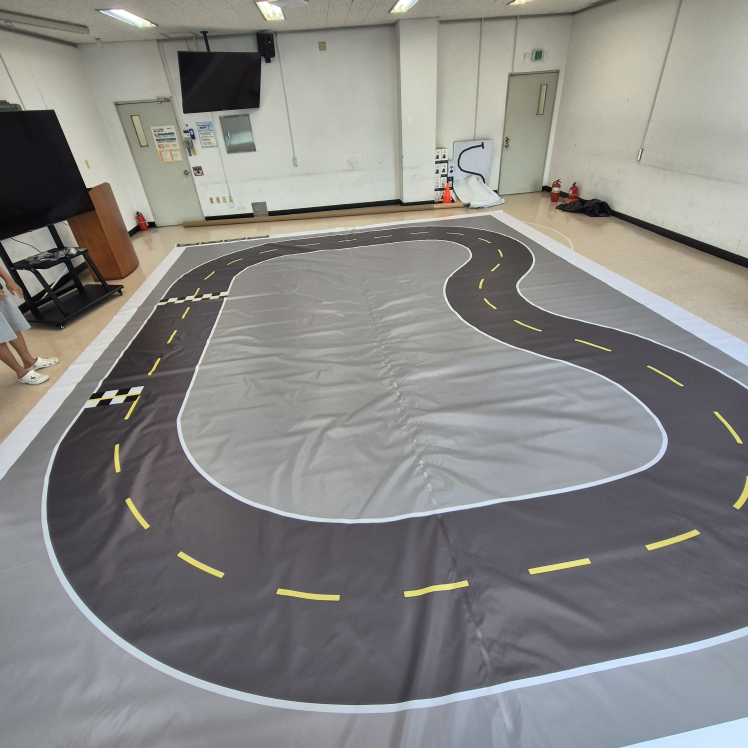
#> input picture test_track/KakaoTalk_20260902_120538606.jpg, 2992 x 2992 px (shown at 1/4 size)
$ python -i checkerboard_detector.py   (imports and definitions only)
#> lines starting #> are read from the running program, lines starting #| are printed output that depends on the picture
#> further down, picture is the input picture: shape (2992, 2992, 3); mean B, G, R 133, 135.1, 135.8
"""Optional checkerboard detector kept for future course use.

The integrated drive disables this detector by default so traffic-light
processing is not delayed.  The implementation remains importable for the
offline viewer and for a later checkerboard mission.
"""

from __future__ import annotations

from dataclasses import dataclass
from typing import Protocol, Sequence

import cv2
import numpy as np


@dataclass(frozen=True)
class CheckerboardDetection:
    detected: bool = False
    confidence: float = 0.0
    bbox: tuple[int, int, int, int] | None = None


class CheckerboardRoi(Protocol):
    """The ROI surface needed by :class:`CheckerboardDetector`."""

    def bounds(self, frame_shape: Sequence[int]) -> tuple[int, int, int, int]: ...


class CheckerboardDetector:
    """Detect the 4-by-2 alternating board placed below the traffic light."""

    def __init__(self, roi: CheckerboardRoi | None = None) -> None:
        self.roi = roi
        self.last_debug: dict[str, object] = {}

    @staticmethod
    def _sample_cell(
        gray: np.ndarray,
        point: np.ndarray,
        radius: float,
    ) -> float:
        del radius  # The image is already blurred over a 3-by-3 neighborhood.
        height, width = gray.shape
        x = int(np.clip(round(float(point[0])), 0, width - 1))
        y = int(np.clip(round(float(point[1])), 0, height - 1))
        return float(gray[y, x])

    @classmethod
    def _score_triplet(
        cls,
        gray: np.ndarray,
        points: tuple[np.ndarray, np.ndarray, np.ndarray],
    ) -> tuple[float, tuple[int, int, int, int]] | None:
        first, second, third = points
        horizontal = 0.5 * ((second - first) + (third - second))
        spacing = float(np.linalg.norm(horizontal))
        if spacing < 4.0:
            return None
        horizontal /= spacing
        vertical = np.asarray((-horizontal[1], horizontal[0]), dtype=np.float32)
        if vertical[1] < 0.0:
            vertical *= -1.0

        best: tuple[float, float, float, list[float], list[float]] | None = None
        cell_centers = tuple(first + (column - 0.5) * spacing * horizontal for column in range(4))
        sample_radius = max(1.5, 0.055 * spacing)
        for upper_fraction in (0.12, 0.20, 0.29):
            for lower_fraction in (0.14, 0.24, 0.35):
                upper = [
                    cls._sample_cell(
                        gray, center - upper_fraction * spacing * vertical, sample_radius
                    )
                    for center in cell_centers
                ]
                lower = [
                    cls._sample_cell(
                        gray, center + lower_fraction * spacing * vertical, sample_radius
                    )
                    for center in cell_centers
                ]
                parity_a = np.asarray((upper[0], upper[2], lower[1], lower[3]))
                parity_b = np.asarray((upper[1], upper[3], lower[0], lower[2]))
                contrast = float(abs(parity_a.mean() - parity_b.mean()))
                bright = parity_a if parity_a.mean() > parity_b.mean() else parity_b
                dark = parity_b if parity_a.mean() > parity_b.mean() else parity_a
                if contrast < 38.0 or float(bright.mean()) < 145.0:
                    continue
                # Each of the eight samples must broadly agree with its color;
                # this is what separates the board from lane-line reflections.
                bright_failures = int(np.count_nonzero(bright < float(bright.mean()) - 48.0))
                dark_failures = int(np.count_nonzero(dark > float(dark.mean()) + 48.0))
                if bright_failures + dark_failures > 1:
                    continue
                consistency = float(np.std(bright) + np.std(dark))
                score = contrast / 70.0 + max(0.0, 1.0 - consistency / 105.0)
                if best is None or score > best[0]:
                    best = (score, upper_fraction, lower_fraction, upper, lower)
        if best is None:
            return None

        score, upper_fraction, lower_fraction, _, _ = best
        outer_first = first - spacing * horizontal
        outer_last = third + spacing * horizontal
        polygon = np.asarray(
            (
                outer_first - upper_fraction * spacing * vertical,
                outer_last - upper_fraction * spacing * vertical,
                outer_last + lower_fraction * spacing * vertical,
                outer_first + lower_fraction * spacing * vertical,
            ),
            dtype=np.float32,
        )
        x, y, width, height = cv2.boundingRect(polygon)
        return score, (int(x), int(y), int(width), int(height))

    def detect(self, frame_bgr: np.ndarray) -> CheckerboardDetection:
        if frame_bgr is None or frame_bgr.size == 0:
            return CheckerboardDetection()
        if self.roi is not None:
            x0, y0, x1, y1 = self.roi.bounds(frame_bgr.shape)
            # The board is mounted near the light.  Cap its structural search
            # at 70 percent image height so the newly included lower band does
            # not turn the floor checker pattern into a candidate.
            checker_y1 = min(y1, max(y0 + 1, int(round(0.70 * frame_bgr.shape[0]))))
            roi_frame = frame_bgr[y0:checker_y1, x0:x1]
            detection = self._detect_frame(roi_frame)
            bbox = detection.bbox
            if bbox is not None:
                bbox = (bbox[0] + x0, bbox[1] + y0, bbox[2], bbox[3])
            return CheckerboardDetection(
                detected=detection.detected,
                confidence=detection.confidence,
                bbox=bbox,
            )
        return self._detect_frame(frame_bgr)

    def _detect_frame(self, frame_bgr: np.ndarray) -> CheckerboardDetection:
        _, original_width = frame_bgr.shape[:2]
#> original_width = 2992
        processing_scale = min(1.0, 320.0 / original_width)
#> processing_scale = 0.107
        if processing_scale < 1.0:
            processing_frame = cv2.resize(
                frame_bgr,
                None,
                fx=processing_scale,
                fy=processing_scale,
                interpolation=cv2.INTER_AREA,
            )
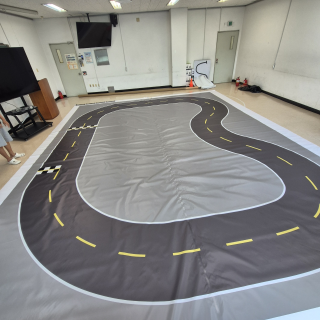
#> processing_frame: shape (320, 320, 3); mean B, G, R 133, 135.1, 135.8
        else:
            processing_frame = frame_bgr
        height, width = processing_frame.shape[:2]
#> height = 320; width = 320
        gray = cv2.cvtColor(processing_frame, cv2.COLOR_BGR2GRAY)
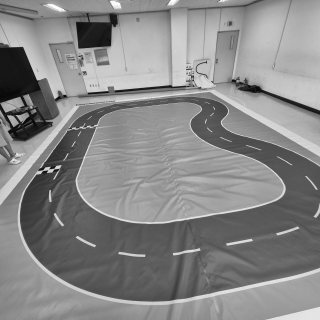
#> gray: shape (320, 320); min 8, max 255, mean 135.1
        gray = cv2.GaussianBlur(gray, (3, 3), 0.7)
        y0 = int(round(0.52 * height))
#> y0 = 166
        y1 = int(round(0.90 * height))
#> y1 = 288
        corners = cv2.goodFeaturesToTrack(
            gray[y0:y1],
            maxCorners=55,
            qualityLevel=0.035,
            minDistance=max(3.0, width / 210.0),
            blockSize=5,
            useHarrisDetector=True,
            k=0.04,
        )
#> corners = 21 rows, first 8: [45, 3], [51, 4], [40, 6], [55, 48], [174, 88], [315, 50], [50, 34], [77, 71]
        if corners is None:
            self.last_debug = {"corner_count": 0, "triplet_count": 0}
            return CheckerboardDetection()

        points = corners.reshape(-1, 2).astype(np.float32)
#> points has the same summary as corners
        points[:, 1] += y0
        points = points[np.argsort(points[:, 0])]
#> points = 21 rows, first 8: [36, 175], [40, 172], [45, 169], [50, 200], [50, 191], [51, 170], [54, 178], [55, 214]
        candidates: list[tuple[float, tuple[int, int, int, int]]] = []
        attempted: set[tuple[int, int, int]] = set()
        for first_index, first in enumerate(points):
            for second_index in range(first_index + 1, len(points)):
                second = points[second_index]
                dx = float(second[0] - first[0])
                if dx < 4.0:
                    continue
                if dx > 0.18 * width:
                    break
                dy = float(second[1] - first[1])
                if abs(dy) > max(4.0, 0.30 * dx):
                    continue
                predicted = second + (second - first)
                delta = points - predicted
                distance = np.hypot(delta[:, 0], 1.8 * delta[:, 1])
                for third_index in np.argsort(distance)[:2]:
                    third_index = int(third_index)
                    if third_index <= second_index or distance[third_index] > max(4.0, 0.25 * dx):
                        continue
                    key = (first_index, second_index, third_index)
                    if key in attempted:
                        continue
                    attempted.add(key)
                    first_gap = float(np.linalg.norm(second - first))
                    second_gap = float(np.linalg.norm(points[third_index] - second))
                    if not 0.72 <= second_gap / max(first_gap, 1.0) <= 1.38:
                        continue
                    result = self._score_triplet(gray, (first, second, points[third_index]))
                    if result is not None:
                        score, bbox = result
                        _, box_y, box_width, box_height = bbox
                        aspect = box_width / max(box_height, 1)
                        center_y = box_y + 0.5 * box_height
                        if not 0.045 * width <= box_width <= 0.42 * width:
                            continue
                        if not 4.5 <= aspect <= 24.0:
                            continue
                        if center_y < 0.55 * height:
                            continue
                        candidates.append((score, bbox))
#> this loop made 21 passes

        self.last_debug = {
            "corner_count": int(len(points)),
            "triplet_count": int(len(attempted)),
            "candidate_count": int(len(candidates)),
        }
        if not candidates:
            return CheckerboardDetection()
        score, bbox = max(candidates, key=lambda item: item[0])
        self.last_debug["score"] = float(score)
        confidence = float(np.clip((score - 1.0) / 1.5, 0.0, 1.0))
        if processing_scale < 1.0:
            x, y, box_width, box_height = bbox
            bbox = (
                int(round(x / processing_scale)),
                int(round(y / processing_scale)),
                int(round(box_width / processing_scale)),
                int(round(box_height / processing_scale)),
            )
        return CheckerboardDetection(True, confidence, bbox)

>>> import cv2
>>> picture = cv2.imread('../../../test_track/KakaoTalk_20260902_120538606.jpg')
>>> result = CheckerboardDetector().detect(picture)
